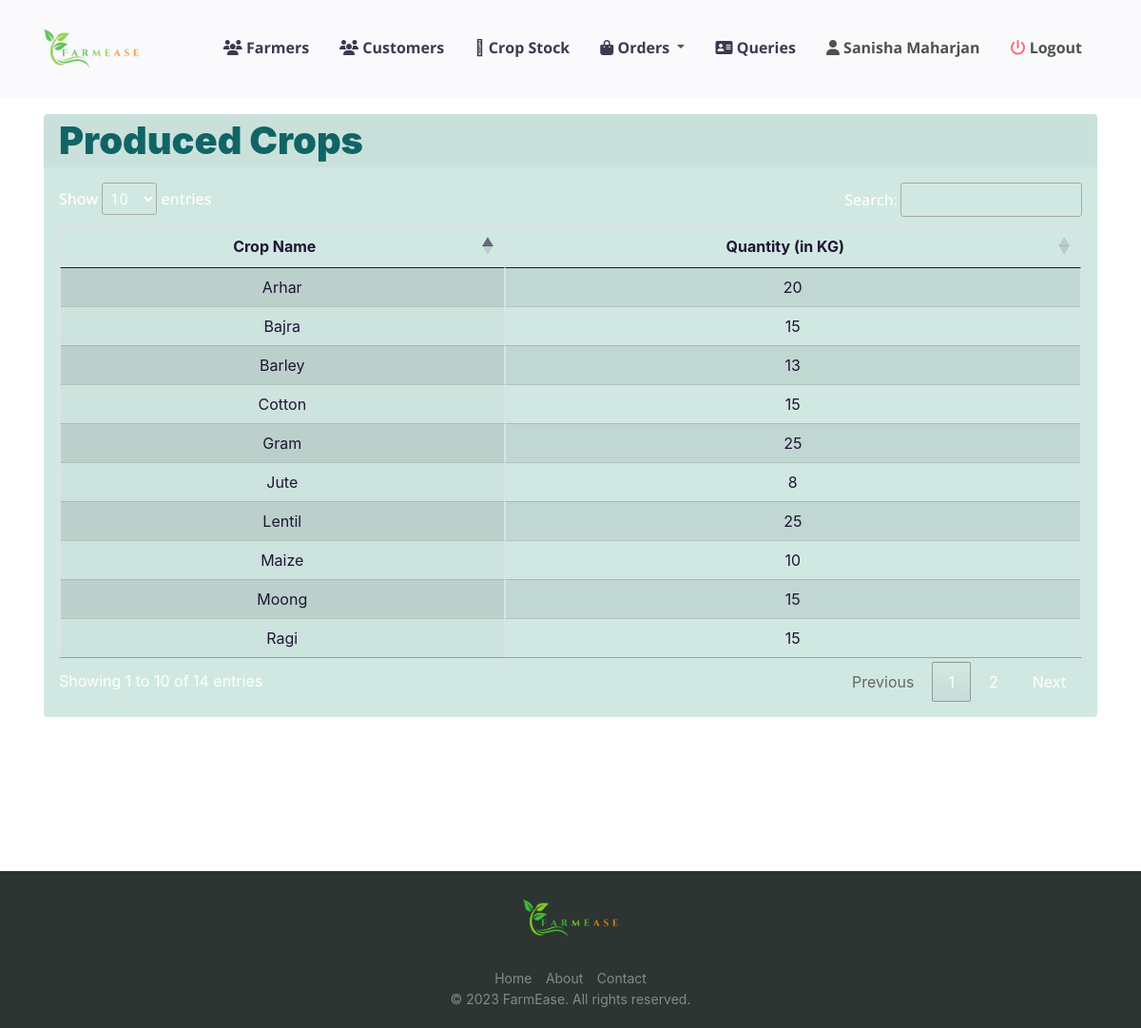
/admin/aproducedcrop.php (signed in), run on the app's committed database.
### tables this page shows
CREATE TABLE `production_approx` (
  `crop` varchar(20) NOT NULL,
  `quantity` int(11) NOT NULL
);

### admin/asession.php (called while the page is built, shortened)
<?php
$user_check = $_SESSION['admin_login_user'];
?>

### admin/aproducedcrop.php (the view, shortened to what this page needs)
<?php
include ('asession.php');
$query4 = "SELECT * from admin where email ='$user_check'";
              $ses_sq4 = mysqli_query($conn, $query4);
              $row4 = mysqli_fetch_assoc($ses_sq4);
              $para2 = $row4['admin_name'];
?>
<!DOCTYPE html>
<html>
<?php require ('aheader.php');  ?>
  <body class="bg-white" id="top">
<?php require ('anav.php');  ?>
  <section class="section section-shaped section-lg">
<div class="container">
          <div class="row row-content">
            <div class="col-md-12 mb-3">
				<div class="card text-white bg-gradient-warning mb-3">
				  <div class="card-header">
				  <span class=" text-color display-4" > Produced Crops  </span>
				  </div>
				  <div class="card-body text-white">
				<table class="table table-striped table-hover table-bordered bg-gradient-white text-center display" id="myTable">
				    <thead>
		<tr class="font-weight-bold text-dark">
					<th><center>Crop Name</center></th>
					<th><center>Quantity (in KG)</center></th>
						</tr>
			</thead>
		<tbody>
						<?php
	$sql = "SELECT crop, quantity FROM production_approx where quantity > 0";
								$query = mysqli_query($conn,$sql);
								while($res = mysqli_fetch_array($query)){
				 ?>
		 <tr class="text-center text-dark">
							 <td> <?php echo $res['crop'];  ?> </td>
							 <td> <?php echo $res['quantity'];  ?> </td>
							</tr>
							 <?php
							 }
							  ?>
		</tbody>
				  </table>
				  </div>
				</div>
            </div>
          </div>
        </div>
</section>
    <?php require("footer.php");?>
</body>
</html>

### admin/aheader.php (shortened to what this page needs)
<head>
	<link rel="stylesheet" href="https://stackpath.bootstrapcdn.com/bootstrap/4.3.1/css/bootstrap.min.css"
>
	<link rel="stylesheet" href="https://pro.fontawesome.com/releases/v5.10.0/css/all.css"
/>
	<link rel="stylesheet" href=" https://cdnjs.cloudflare.com/ajax/libs/bootstrap-social/5.1.1/bootstrap-social.min.css "/>
  <link href="https://use.fontawesome.com/releases/v5.0.6/css/all.css" rel="stylesheet">
  <link href="../assets/css/nucleo-icons.css" rel="stylesheet" />
  <link href="../assets/css/nucleo-svg.css" rel="stylesheet" />
  <link rel="stylesheet" type="text/css" href="https://cdn.datatables.net/1.12.1/css/jquery.dataTables.css">
  <link rel="stylesheet" href="../assets/css/theme.css" type="text/css">
</head>

### admin/anav.php (shortened to what this page needs)
  <nav
  id="navbar-main"
      class="navbar navbar-expand-lg navbar-light fixed-top py-3 bg-light opacity-85" data-navbar-on-scroll="data-navbar-on-scroll">
      <div class="container"><a class="navbar-brand" href="#"><img class="d-inline-block align-top img-fluid" src="../assets/img/fm-logo.png" alt="" width="100" /><span class="text-theme font-monospace fs-4 ps-2"></span></a>
         <div class="navbar-collapse collapse border-top border-lg-0 mt-4 mt-lg-0" id="navbarSupportedContent">
         <ul class="navbar-nav align-items-lg-center ml-auto topnav" id="nav">
         <li class="nav-item px-2">
              <a href="afarmers.php" class="nav-link">
                <span class="text-dark nav-link-inner--text font-weight-bold"
                  ><i class="text-dark fas fa-users"></i> Farmers</span
                >
              </a>
            </li>
            <li class="nav-item px-2">
              <a href="acustomers.php" class="nav-link">
                <span class="text-dark nav-link-inner--text font-weight-bold"
                  ><i class="text-dark fas fa-users"></i> Customers</span
                >
              </a>
            </li>
            <li class="nav-item px-2">
              <a href="aproducedcrop.php" class="nav-link">
                <span class="text-dark nav-link-inner--text font-weight-bold"
                  ><i class="text-dark fad fa-store-alt"></i> Crop Stock</span
                >
              </a>
            </li>
            <div class="navbar-collapse collapse border-top border-lg-0 mt-4 mt-lg-0" id="navbarSupportedContent">
              <ul class="navbar-nav align-items-lg-center ml-auto topnav" id="nav">
                <li class="nav-item px-2" id="prediction"><div class="dropdown show ">
                  <a class="nav-link dropdown-toggle " href="#" role="button" id="dropdownMenuLink" data-toggle="dropdown" aria-haspopup="true" aria-expanded="false">
                  <span class="text-dark nav-link-inner--text font-weight-bold"
                ><i class="fa fa-shopping-bag" aria-hidden="true"></i> Orders</span>
                  </a>
                    </div>
            <li class="nav-item px-2">
              <a href="aviewmsg.php" class="nav-link">
                <span class="text-dark nav-link-inner--text font-weight-bold"
                  ><i class="text-dark fas fa-address-card"></i> Queries</span
                >
              </a>
            </li>
		   <li class="nav-item px-2" id="profile">
              <a href="aprofile.php" class="nav-link">
                <span class="nav-link-inner--text font-weight-bold"
                  ><i class="fas fa-user"></i> <?php echo $para2 ?> </span
                >
              </a>
            </li>
		   <li class="nav-item px-2">
              <a href="alogout.php" class="nav-link">
                <span class="nav-link-inner--text font-weight-bold"
                  ><i class="text-danger fas fa-power-off"></i> Logout </span
                >
              </a>
</li>
          </ul>
        </div>
      </div>
    </nav>
  </body>
</html>

### admin/footer.php (shortened to what this page needs)
<!DOCTYPE html>
<html>
<head>
</head>
<body>
  <footer class="footer">
    <div class="containerr">
      <div class="footer-content">
        <img class="company-logo" src="../assets/img/fm-logo.png" alt="FarmEase Logo">
        <ul class="footer-links">
          <li><a href="index.php">Home</a></li>
          <li><a href="#">About</a></li>
          <li><a href="contact.php">Contact</a></li>
        </ul>
        <p>&copy; 2023 FarmEase. All rights reserved.</p>
      </div>
    </div>
  </footer>
</body>
</html>

### admin/anav.php (style rules this page uses)
.topnav a { border-bottom: 3px solid transparent; }

### admin/footer.php (style rules this page uses)
.footer { background-color: #2C3531; padding: 20px 0; text-align: center; }
.footer-content { display: flex; flex-direction: column; align-items: center; }
.footer p { margin: 0; font-size: 14px; color: #888888; }
.footer-links { list-style: none; padding: 0; margin: 10px 0 0; }
.footer-links li { display: inline; }
.footer-links li:not(:last-child) { margin-right: 10px; }
.footer-links a { color: #888888; text-decoration: none; font-size: 14px; }
.company-logo { max-width: 100px; margin-bottom: 10px; }

### data on the page
production_approx: crop "Arhar", quantity "20"
production_approx: crop "Bajra", quantity "15"
production_approx: crop "Barley", quantity "13"
production_approx: crop "Cotton", quantity "15"
production_approx: crop "Gram", quantity "25"
production_approx: crop "Jute", quantity "8"
production_approx: crop "Lentil", quantity "25"
production_approx: crop "Maize", quantity "10"
production_approx: crop "Moong", quantity "15"
production_approx: crop "Ragi", quantity "15"

### other printed values
$para2 "Sanisha Maharjan"
